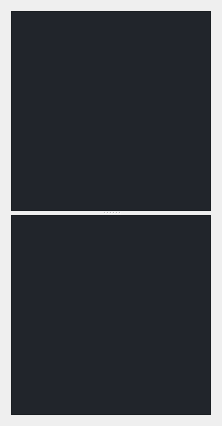
                     <widget class="QWidget" name="widget2_2">
                      <property name="styleSheet">
                       <string notr="true"/>
                      </property>
                      <layout class="QHBoxLayout" name="horizontalLayout_6">
                       <item>
                        <widget class="QSplitter" name="splitter_2">
                         <property name="orientation">
                          <enum>Qt::Vertical</enum>
                         </property>
                         <widget class="QPlainTextEdit" name="message_viewer_4">
                          <property name="sizePolicy">
                           <sizepolicy hsizetype="Preferred" vsizetype="Preferred">
                            <horstretch>0</horstretch>
                            <verstretch>0</verstretch>
                           </sizepolicy>
                          </property>
                          <property name="minimumSize">
                           <size>
                            <width>200</width>
                            <height>200</height>
                           </size>
                          </property>
                          <property name="sizeIncrement">
                           <size>
                            <width>0</width>
                            <height>0</height>
                           </size>
                          </property>
                          <property name="font">
                           <font>
                            <family>Cascadia Code PL Light</family>
                            <pointsize>11</pointsize>
                            <italic>false</italic>
                            <bold>false</bold>
                           </font>
                          </property>
                          <property name="styleSheet">
                           <string notr="true">background-color: rgb(33, 37, 43);
font: 300 11pt &quot;Cascadia Code PL Light&quot;;</string>
                          </property>
                          <property name="sizeAdjustPolicy">
                           <enum>QAbstractScrollArea::AdjustToContents</enum>
                          </property>
                          <property name="readOnly">
                           <bool>true</bool>
                          </property>
                         </widget>
                         <widget class="QPlainTextEdit" name="message_viewer_5">
                          <property name="enabled">
                           <bool>true</bool>
                          </property>
                          <property name="sizePolicy">
                           <sizepolicy hsizetype="Preferred" vsizetype="Preferred">
                            <horstretch>0</horstretch>
                            <verstretch>0</verstretch>
                           </sizepolicy>
                          </property>
                          <property name="minimumSize">
                           <size>
                            <width>200</width>
                            <height>200</height>
                           </size>
                          </property>
                          <property name="font">
                           <font>
                            <family>Cascadia Code PL Light</family>
                            <pointsize>11</pointsize>
                            <italic>false</italic>
                            <bold>false</bold>
                           </font>
                          </property>
                          <property name="styleSheet">
                           <string notr="true">background-color: rgb(33, 37, 43);
font: 300 11pt &quot;Cascadia Code PL Light&quot;;</string>
                          </property>
                          <property name="sizeAdjustPolicy">
                           <enum>QAbstractScrollArea::AdjustToContents</enum>
                          </property>
                          <property name="readOnly">
                           <bool>true</bool>
                          </property>
                         </widget>
                        </widget>
                       </item>
                      </layout>
                     </widget>
